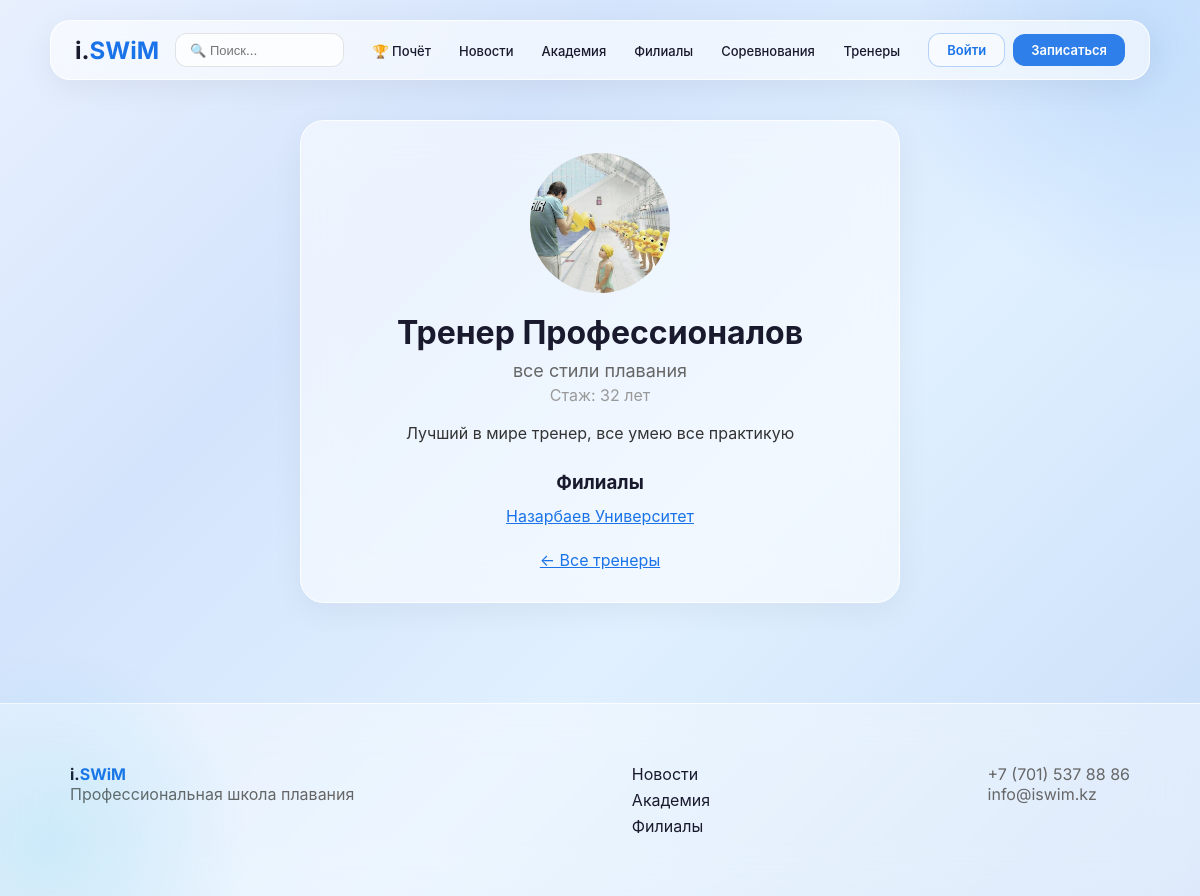
/trainers/1/, run on the app's committed database.
### trainers/models.py (models this page shows, shortened)
class Trainer(models.Model):
    user = models.OneToOneField(User, on_delete=models.CASCADE, related_name='trainer_profile', verbose_name='Пользователь')
    bio = models.TextField(verbose_name='О себе')
    experience_years = models.PositiveIntegerField(verbose_name='Стаж (лет)')
    specialization = models.CharField(max_length=200, verbose_name='Специализация')
    photo = models.ImageField(upload_to='trainers/', verbose_name='Фото')
    branches = models.ManyToManyField(Branch, related_name='trainers', verbose_name='Филиалы')
    is_active = models.BooleanField(default=True, verbose_name='Активен')
    class Meta:
        verbose_name = 'Тренер'
        verbose_name_plural = 'Тренеры'

### users/models.py (models this page shows, shortened)
class User(AbstractUser):
    middle_name = models.CharField(max_length=50, blank=True, verbose_name='Отчество')
    phone = models.CharField(max_length=20, blank=True, verbose_name='Телефон')
    avatar = models.ImageField(upload_to='avatars/', blank=True, verbose_name='Аватар')
    class Meta:
        verbose_name = 'Пользователь'
        verbose_name_plural = 'Пользователи'

### branches/models.py (models this page shows, shortened)
class Branch(models.Model):
    name = models.CharField(max_length=200, verbose_name='Название')
    address = models.TextField(verbose_name='Адрес')
    map_link = models.URLField(blank=True, verbose_name='Ссылка на карту')
    photo = models.ImageField(upload_to='branches/', verbose_name='Фото')
    phone = models.CharField(max_length=20, verbose_name='Телефон')
    schedule = models.TextField(verbose_name='Расписание работы')
    is_active = models.BooleanField(default=True, verbose_name='Активен')
    class Meta:
        verbose_name = 'Филиал'
        verbose_name_plural = 'Филиалы'

### trainers/views.py (the view)
# urls.py: path('trainers/<int:pk>/', TrainerDetailView.as_view(), name='trainer_detail'),
class TrainerDetailView(DetailView):
    model = Trainer
    template_name = 'trainers/trainer_detail.html'
    context_object_name = 'trainer'

### trainers/templates/trainers/trainer_detail.html
{% extends 'core/base.html' %}
{% block content %}
<div class="container">
    <div class="glass-card" style="max-width:600px;margin:0 auto;text-align:center;">
        {% if trainer.photo %}
            <img src="{{ trainer.photo.url }}" style="width:140px;height:140px;border-radius:50%;object-fit:cover;margin-bottom:16px;">
        {% endif %}
        <h1 style="font-weight:700;margin-bottom:8px;">{{ trainer.user.get_full_name }}</h1>
        <p style="color:#666;font-size:18px;margin-bottom:4px;">{{ trainer.specialization }}</p>
        <p style="color:#999;margin-bottom:16px;">Стаж: {{ trainer.experience_years }} лет</p>
        <p style="color:#333;line-height:1.6;margin-bottom:24px;">{{ trainer.bio }}</p>
        <h3 style="font-weight:700;margin-bottom:12px;">Филиалы</h3>
        {% for branch in trainer.branches.all %}
            <a href="{% url 'branch_detail' branch.pk %}" style="color:#1a73e8;">{{ branch.name }}</a>{% if not forloop.last %}, {% endif %}
        {% endfor %}
        <p style="margin-top:24px;"><a href="{% url 'trainer_list' %}" style="color:#1a73e8;">← Все тренеры</a></p>
    </div>
</div>
{% endblock %}

### core/templates/core/base.html (style rules this page uses)
* { margin: 0; padding: 0; box-sizing: border-box; }
body { font-family: 'Inter', -apple-system, BlinkMacSystemFont, sans-serif; background: linear-gradient(135deg, #e8f0fe 0%, #d4e4fc 30%, #e0f0ff 60%, #c8ddf8 100%); background-attachment: fixed; min-height: 100vh; color: #1a1a2e; -webkit-font-smoothing: antialiased; }
body::before { content: ''; position: fixed; top: -200px; right: -200px; width: 500px; height: 500px; background: radial-gradient(circle, rgba(26,115,232,0.15) 0%, transparent 70%); border-radius: 50%; pointer-events: none; z-index: 0; }
body::after { content: ''; position: fixed; bottom: -150px; left: -150px; width: 400px; height: 400px; background: radial-gradient(circle, rgba(0,180,216,0.12) 0%, transparent 70%); border-radius: 50%; pointer-events: none; z-index: 0; }
.container { max-width: 1100px; margin: 0 auto; padding: 20px; }
.glass-card { background: rgba(255,255,255,0.55); backdrop-filter: blur(20px); -webkit-backdrop-filter: blur(20px); border: 1px solid rgba(255,255,255,0.8); border-radius: 24px; padding: 32px; box-shadow: 0 8px 32px rgba(0,0,0,0.05); }

### data on the page
Trainer: photo (picture), user.get_full_name "Тренер Профессионалов", specialization "все стили плавания", experience_years "32", bio "Лучший в мире тренер, все умею все практикую"
Branch: name "Назарбаев Университет"
